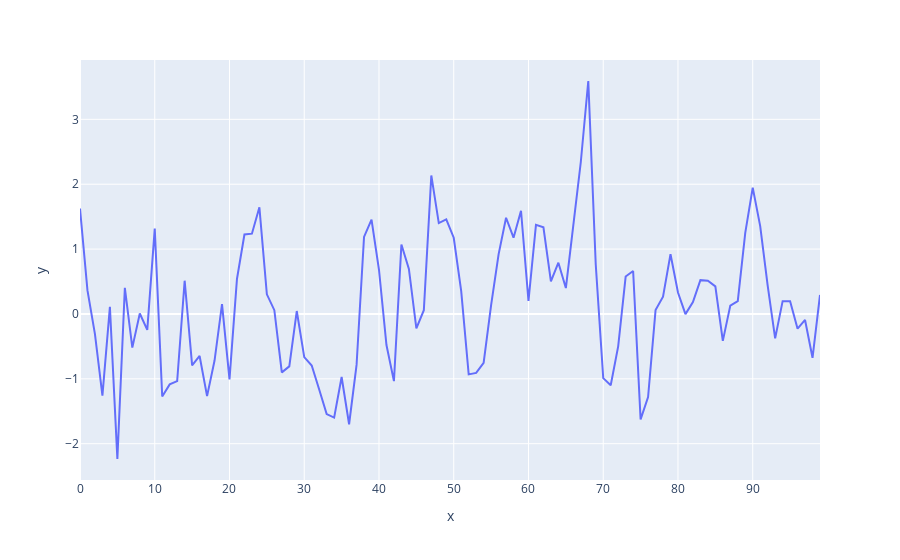

Notebook cell for this chart:
### Code cell
fig = px.scatter(y=x)

fig.update_traces(
    mode='lines',
)

### Figure 1 — Plotly figure (JSON) as saved in the notebook; plotly's stock layout.template omitted (floating-point values rounded to 4 significant figures)
{"data": [{"hovertemplate": "x=%{x}<br>y=%{y}<extra></extra>", "legendgroup": "", "marker": {"color": "#636efa", "symbol": "circle"}, "mode": "lines", "name": "", "orientation": "v", "showlegend": false, "type": "scatter", "x": [0, 1, 2, 3, 4, 5, 6, 7, 8, 9, 10, 11, 12, 13, 14, 15, 16, 17, 18, 19, 20, 21, 22, 23, 24, 25, 26, 27, 28, 29, 30, 31, 32, 33, 34, 35, 36, 37, 38, 39, 40, 41, 42, 43, 44, 45, 46, 47, 48, 49, 50, 51, 52, 53, 54, 55, 56, 57, 58, 59, 60, 61, 62, 63, 64, 65, 66, 67, 68, 69, 70, 71, 72, 73, 74, 75, 76, 77, 78, 79, 80, 81, 82, 83, 84, 85, 86, 87, 88, 89, 90, 91, 92, 93, 94, 95, 96, 97, 98, 99], "xaxis": "x", "y": [1.624, 0.3629, -0.3105, -1.259, 0.1099, -2.236, 0.4034, -0.5191, 0.007553, -0.2448, 1.315, -1.271, -1.085, -1.035, 0.5127, -0.7923, -0.6478, -1.267, -0.7177, 0.1522, -1.009, 0.5391, 1.225, 1.238, 1.643, 0.3023, 0.05849, -0.9007, -0.8083, 0.04538, -0.6644, -0.7954, -1.164, -1.544, -1.598, -0.9712, -1.7, -0.7856, 1.188, 1.455, 0.6812, -0.4789, -1.034, 1.072, 0.6939, -0.2207, 0.05851, 2.135, 1.401, 1.458, 1.175, 0.3527, -0.9309, -0.9079, -0.7536, 0.1345, 0.9197, 1.483, 1.175, 1.59, 0.1998, 1.373, 1.337, 0.5039, 0.7908, 0.3989, 1.371, 2.342, 3.591, 0.7581, -0.9892, -1.098, -0.4988, 0.5769, 0.6618, -1.625, -1.281, 0.0592, 0.2656, 0.9214, 0.3305, -0.002458, 0.1851, 0.5211, 0.511, 0.4256, -0.4153, 0.1284, 0.1988, 1.249, 1.948, 1.354, 0.4372, -0.3764, 0.1976, 0.1959, -0.2263, -0.09218, -0.6753, 0.2928], "yaxis": "y"}], "layout": {"autosize": true, "legend": {"tracegroupgap": 0}, "margin": {"t": 60}, "xaxis": {"anchor": "y", "autorange": true, "domain": [0, 1], "range": [0, 99], "title": {"text": "x"}, "type": "linear"}, "yaxis": {"anchor": "x", "autorange": true, "domain": [0, 1], "range": [-2.559, 3.915], "title": {"text": "y"}, "type": "linear"}}}
